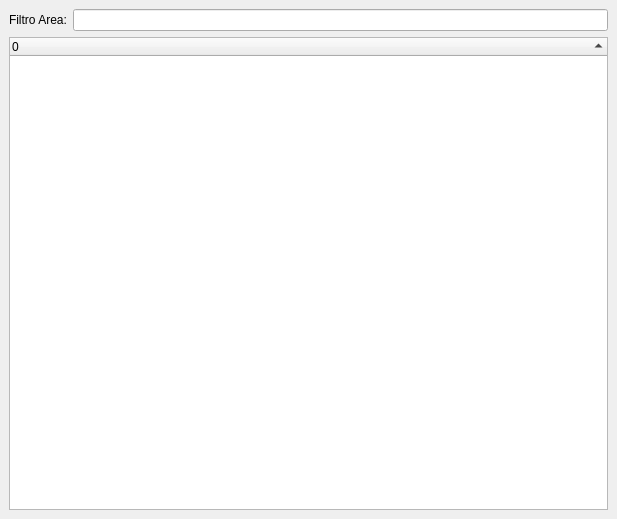
<ui version="4.0" >
 <class>GuiMainWindow</class>
 <widget class="QMainWindow" name="GuiMainWindow" >
  <property name="geometry" >
   <rect>
    <x>0</x>
    <y>0</y>
    <width>617</width>
    <height>519</height>
   </rect>
  </property>
  <property name="windowTitle" >
   <string>MainWindow</string>
  </property>
  <widget class="QWidget" name="centralWidget" >
   <layout class="QVBoxLayout" >
    <property name="margin" >
     <number>9</number>
    </property>
    <property name="spacing" >
     <number>6</number>
    </property>
    <item>
     <layout class="QHBoxLayout" >
      <property name="margin" >
       <number>0</number>
      </property>
      <property name="spacing" >
       <number>6</number>
      </property>
      <item>
       <widget class="QLabel" name="mp_lbFilter" >
        <property name="text" >
         <string>Filtro Area:</string>
        </property>
       </widget>
      </item>
      <item>
       <widget class="QLineEdit" name="mp_leFilter" />
      </item>
     </layout>
    </item>
    <item>
     <widget class="QTreeWidget" name="mp_twObjectList" >
      <property name="alternatingRowColors" >
       <bool>true</bool>
      </property>
      <property name="rootIsDecorated" >
       <bool>false</bool>
      </property>
      <property name="uniformRowHeights" >
       <bool>true</bool>
      </property>
      <property name="itemsExpandable" >
       <bool>true</bool>
      </property>
      <property name="sortingEnabled" >
       <bool>true</bool>
      </property>
      <property name="columnCount" >
       <number>1</number>
      </property>
      <column>
       <property name="text" >
        <string>0</string>
       </property>
      </column>
     </widget>
    </item>
   </layout>
  </widget>
 </widget>
 <layoutdefault spacing="5" margin="5" />
 <resources/>
 <connections/>
</ui>
